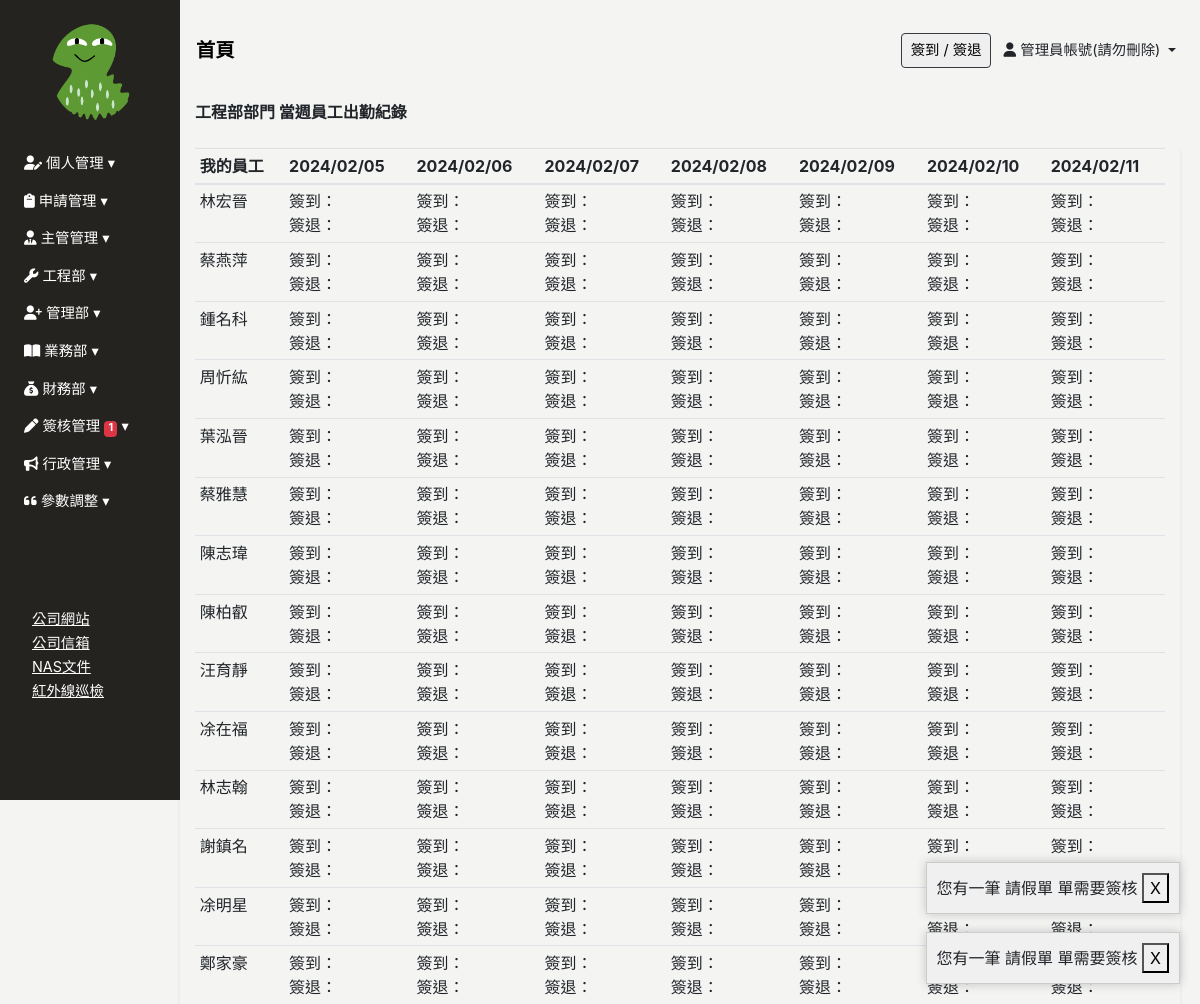
The page /director_Index (signed in) on the database its author committed.
### Backend/models.py (models this page shows, shortened)
class ModifiedModel(models.Model):
    modified_by = models.ForeignKey("Employee", on_delete=models.SET_NULL, null=True, blank=True)
    created_date = models.DateField(default=timezone.now,verbose_name='建立日期')
    update_date = models.DateField(auto_now=True, verbose_name='更新日期')
    class Meta:
        abstract = True

class Employee(ModifiedModel):
    GENDER_CHOICES = [
        ('M', '男'),
        ('F', '女'),
    ]
    BLOOD_TYPE_CHOICES = [
        ('A', 'A型'),
        ('B', 'B型'),
        ('AB','AB型'),
        ('O', 'O型'),
    ]
    MARITAL_STATUS_CHOICES = [
        ('M', '已婚'),
        ('S', '未婚'),
        ('D', '離異'),
    ]
    MILITARY_STATUS_CHOICES = [
        ('M', '義務役'),
        ('E', '免服役'),
        ('A', '替代役'),
    ]
    user = models.OneToOneField(User, null=True, blank=True, on_delete=models.CASCADE)
    profile_image = models.ImageField(upload_to='employee_profile/', blank=True, null=True, default='employee_profile/default_profile.png', verbose_name='員工照片')
    location_city = models.CharField(max_length=4, choices=LOCATION_CHOICES, null=True, blank=True, verbose_name='居住城市(用於計算)')
    uploaded_files = models.ManyToManyField(UploadedFile,blank=True,  related_name="userfile")
    annualleaves = models.ManyToManyField(AnnualLeave,blank=True,  related_name="AnnualLeave_user")
    full_name = models.CharField(max_length=30, null=True, blank=True, verbose_name='員工名稱')
    employee_id	 = models.CharField(max_length=30, blank=True,verbose_name='員工編號')
    departments = models.ForeignKey('Department', on_delete=models.SET_NULL, blank=True, null=True, related_name='employees', verbose_name='部門名稱')# 你可以通过department.employees.all()访问一个部门的所有员工。
    position = models.CharField(max_length=30, null=True, blank=True, verbose_name='職稱')
    phone_number = models.CharField(max_length=20, null=True, blank=True,verbose_name='手機號碼')
    contact_number = models.CharField(max_length=20, null=True, blank=True,verbose_name='聯絡電話(報價單顯示)')
    start_work_date = models.DateField(null=True, blank=True, verbose_name='到職日期')
    id_number = models.CharField(max_length=20, null=True, blank=True, verbose_name='身份證字號')
    birthday = models.DateField(null=True, blank=True, verbose_name='出生日期')
    gender = models.CharField(max_length=1, choices=GENDER_CHOICES, null=True, blank=True, verbose_name='性別')
    blood_type = models.CharField(max_length=2, choices=BLOOD_TYPE_CHOICES, null=True, blank=True, verbose_name='血型')
    birth_place = models.CharField(max_length=100, null=True, blank=True, verbose_name='出生地')
    marital_status = models.CharField(max_length=1, choices=MARITAL_STATUS_CHOICES, null=True, blank=True, verbose_name='婚姻狀況')
    military_status = models.CharField(max_length=1, choices=MILITARY_STATUS_CHOICES, null=True, blank=True, verbose_name='兵役狀況')
    permanent_address = models.CharField(max_length=50, null=True, blank=True, verbose_name='戶籍地址')
    current_address_city = models.CharField(max_length=50, null=True, blank=True, verbose_name='現居地址縣市')
    current_address = models.CharField(max_length=50, null=True, blank=True, verbose_name='現居地址')
    location = models.CharField(max_length=50, null=True, blank=True, verbose_name='所在地')
    company_email = models.EmailField(null=True, blank=True, verbose_name='公司E_Mail')
    personal_email = models.EmailField(null=True, blank=True, verbose_name='個人E_Mail(報價單顯示)')
    emergency_contact = models.CharField(max_length=50, null=True, blank=True, verbose_name='緊急聯絡人1')
    emergency_contact_relations = models.CharField(max_length=50, null=True, blank=True, verbose_name='關係1')
    emergency_contact_phone = models.CharField(max_length=20, null=True, blank=True, verbose_name='聯絡人電話1')
    default_salary = models.PositiveIntegerField(default=26000, null=True, blank=True, verbose_name="基本薪資")
    job_addition = models.PositiveIntegerField(default=0, null=True, blank=True, verbose_name="職務加給")
    phone_addition = models.PositiveIntegerField(default=0, null=True, blank=True, verbose_name="手機加給")
    certificates_addition = models.PositiveIntegerField(default=0, null=True, blank=True, verbose_name="證照加給")
    labor_protection = models.PositiveIntegerField(default=0, null=True, blank=True, verbose_name="勞保級距")
    health_insurance = models.PositiveIntegerField(default=0, null=True, blank=True, verbose_name="健保級距")
    labor_pension_moeny = models.PositiveIntegerField(default=6, null=True, blank=True, verbose_name="勞退級距")
    labor_pension = models.PositiveIntegerField(default=6, null=True, blank=True, verbose_name="勞退比例(%)")
    class Meta:
        verbose_name = "員工"   # 單數
        verbose_name_plural = verbose_name   #複數

class Department(ModifiedModel):
    COMPANY_CHOICES = [
        ('艾力克電機', '艾力克電機'),
        ('維景', '維景'),
    ]
    belong_to_company =models.CharField(max_length=20,choices=COMPANY_CHOICES, null=True, blank=True,verbose_name="所屬公司")
    parent_department  = models.ForeignKey('self',max_length=30,  on_delete=models.SET_NULL, null=True, blank=True, verbose_name='上層部門')
    department_name = models.CharField(max_length=30, null=True, blank=True,verbose_name='部門名稱')
    department_id = models.CharField(max_length=20, null=True, blank=True,verbose_name='部門編號')
    def get_all_subdepartments(self):
        subdepartments = []
        for subdepartment in Department.objects.filter(parent_department=self):
            subdepartments.append(subdepartment)
            subdepartments.extend(subdepartment.get_all_subdepartments())
        return subdepartments
    def get_all_employees(self):
        subdepartments = self.get_all_subdepartments()
        employees = Employee.objects.filter(departments__in=subdepartments, user__is_active=True)
        return employees
    class Meta:
        verbose_name = "部門"   # 單數
        verbose_name_plural = verbose_name   #複數

class SysMessage(models.Model):
    Target_user = models.ForeignKey("Employee", related_name="sys_messages", on_delete=models.SET_NULL, null=True, blank=True, verbose_name='顯示對象')
    content = models.TextField(verbose_name='內容')
    watch = models.BooleanField(default=False,verbose_name='已看過')
    class Meta:
        verbose_name = '系統消息'
        verbose_name_plural = verbose_name

### Frontend/views.py (the view)
# urls.py: path('director_Index', login_required(views.Director_Index.as_view()), name="director_Index"),
class Director_Index(View):
    def get(self,request):
        current_employee = request.user.employee
        current_department = current_employee.departments
        other_employees = convent_employee(current_department.get_all_employees())
        show_data=[]
        for employee in other_employees:
            employee['clock_data'] = get_weekly_clock_data(employee['id'])
            if show_data==[]:
                for date in  employee['clock_data'] :
                    show_data.append(date)
        context= {"other_employees":other_employees,"show_data":show_data}
        return render(request, 'index/director_Index.html',context)

### Frontend/templates/index/director_Index.html (shortened to what this page needs)
{% extends 'base/base_dashboard.html' %}
{% block import %}
{% load static%}
{% endblock %}
{% load custom_tags %}
{% block main %}
<div class="main">
    <div class="container font-weight-bold mb-4">{{ request.user.employee.departments.department_name }}部門 當週員工出勤紀錄</div>
    <div class="container shadow-sm table-responsiv">
        <table class="table table-sm table-hover">
            <thead>
                <tr class="text-nowrap">
                    <th>我的員工</th>
                        {% for date in show_data %}
                            <th>{{ date.day }}</th>
                        {% endfor %}
                </tr>
            </thead>
            <tbody>
                {% for e in other_employees %}
                <tr>
                    <td>{{ e.full_name }}</td>
                    {% for date in e.clock_data %}
                    <td>
                        簽到：{{ date.checkin }}<br>
                        簽退：{{date.checkout}}
                    </td>
                    {% endfor %}
                </tr>
                {% endfor %}
            </tbody>
        </table>
    </div>
</div>
{% endblock %}

### Frontend/templates/base/base_dashboard.html (shortened to what this page needs)
<!DOCTYPE html>
<html lang="zh-Hant">
<head>
    <link rel="stylesheet" href="https://stackpath.bootstrapcdn.com/bootstrap/4.2.1/css/bootstrap.min.css"
>
    <link rel="stylesheet" href="https://cdnjs.cloudflare.com/ajax/libs/font-awesome/6.4.0/css/all.min.css">
    <link href="https://unpkg.com/bootstrap-table@1.22.1/dist/bootstrap-table.min.css" rel="stylesheet">
    <link href="https://cdn.rawgit.com/harvesthq/chosen/gh-pages/chosen.min.css" rel="stylesheet" />
    {% load static%}
    <link rel="stylesheet" href="{% static 'css/base/base.css' %}">
    <link rel="stylesheet" href="{% static 'css/index/index-login.css' %}">
    <link href="https://cdn.jsdelivr.net/npm/select2@4.1.0-rc.0/dist/css/select2.min.css" rel="stylesheet" />
</head>
<body>
    {% include 'base/sidebar.html' %}
    {% include 'base/header.html' %}
    {% block main %}
    {% endblock %}
    {% for sys_message in sys_messages %}
    <div class="sys-message-popup" data-message-id="{{ sys_message.id }}" style="bottom: {{ sys_message.bottom }}px;">
        <span id="sys-message-content">{{ sys_message.content }}</span>
        <button class="sys-close-button">X</button>
    </div>
    {% endfor %}
</body>
<link href="https://cdn.jsdelivr.net/npm/sweetalert2@11.7.16/dist/sweetalert2.min.css
" rel="stylesheet">
</html>

### Frontend/templates/base/sidebar.html (shortened to what this page needs)
{% load tz %}
{% load custom_tags %}
{% load static%}
<div class="sidebar pl-2 collapse width show" id="sidebarCollapse">
    <div class="sidebar-img w-50 mx-auto pt-4">
        <img src="{{ request.user.employee.profile_image.url }}" class="img-fluid" style="border-radius: 50%;object-fit: cover;" >
    </div>
    <ul class="nav flex-column mt-4" id="sidebarMenu">
        <li class="nav-item">
            <a class="nav-link collapsed" href="#" data-target="#calendarCollapse" data-toggle="collapse">
                <i class="fa-solid fa-user-pen" style="color: #ffffff;"></i> 個人管理
            </a>
        </li>
        <li class="nav-item">
            <a class="nav-link collapsed" href="#" data-target="#applicationCollapse" data-toggle="collapse">
                <i class="fa-solid fa-clipboard" style="color: #ffffff;"></i> 申請管理
            </a>
        </li>
        {% if user|in_group_T_or_F:"主管" or pass_test_func %}
        <li class="nav-item">
            <a class="nav-link collapsed" href="#" data-target="#directorCollapse" data-toggle="collapse"
                aria-expanded="false" aria-controls="directorCollapse">
                <i class="fa-solid fa-user-tie" style="color: #ffffff;"></i> 主管管理
            </a>
        </li>
        {% endif %}
        {% if user|in_group_T_or_F:"工程" or pass_test_func %}
        <li class="nav-item">
            <a class="nav-link collapsed" href="#" data-target="#engineerCollapse" data-toggle="collapse"
                aria-expanded="false" aria-controls="engineerCollapse">
                <i class="fa-solid fa-wrench" style="color: #ffffff;"></i> 工程部
            </a>
        </li>
        {% endif %}
        {% if user|in_group_T_or_F:"簽核流程管理" or user|in_group_T_or_F:"管理部" or user|in_group_T_or_F:"員工出勤" or pass_test_func %}
        <li class="nav-item">
            <a class="nav-link collapsed" href="#" data-target="#personnelCollapse" data-toggle="collapse"
                aria-expanded="false" aria-controls="personnelCollapse">
                <i class="fa-solid fa-user-plus" style="color: #ffffff;"></i> 管理部
            </a>
        </li>
        {% endif %}
        {% if user|in_group_T_or_F:"業務" or pass_test_func %}
        <li class="nav-item">
            <a class="nav-link collapsed" href="#" data-target="#salesCollapse" data-toggle="collapse"
                aria-expanded="false" aria-controls="salesCollapse">
                <i class="fa-solid fa-book-open" style="color: #ffffff;"></i> 業務部
            </a>
        </li>
        {% endif %}
        {% if user|in_group_T_or_F:"財務部" or pass_test_func %}
        <li class="nav-item">
            <a class="nav-link collapsed" href="#financialCollapse" data-toggle="collapse" aria-expanded="false"
                aria-controls="financialCollapse">
                <i class="fa-solid fa-sack-dollar" style="color: #ffffff;"></i> 財務部
            </a>
        </li>
        {% endif %}
        <li class="nav-item">
            <a class="nav-link collapsed" href="#approvalCollapse" data-toggle="collapse" aria-expanded="false"
                aria-controls="approvalCollapse">
                <i class="fa-solid fa-pen" style="color: #ffffff;"></i> 簽核管理
                {% if approval_count > 0 %}
                <span class="badge badge-danger">{{ approval_count }}</span>
                {% endif %}
            </a>
        </li>
        {% if user|in_group_T_or_F:"公告" or pass_test_func %}
        <li class="nav-item">
            <a class="nav-link collapsed" href="#newsCollapse" data-toggle="collapse" aria-expanded="false"
                aria-controls="newsCollapse">
                <i class="fa-solid fa-bullhorn" style="color: #ffffff;"></i> 行政管理
            </a>
        </li>
        {% endif %}
        {% if pass_test_func or  user|in_group_T_or_F:"參數管理"  %}
        <li class="nav-item">
            <a class="nav-link collapsed" href="#OP" data-toggle="collapse" aria-expanded="false" aria-controls="OP">
                <i class="fa-solid fa-quote-left" style="color: #ffffff;"></i> 參數調整
            </a>
        </li>
        {% endif %}
        <li class="nav-item" style="margin-top: 50%;">
            <ul class="nav flex-column ml-4">
                <li>
                    <a href="https://web.hocom.tw/h/index?key=aqurz" type="button" style="text-decoration: underline;">公司網站</a>
                </li>
                <li>
                    <a href="http://211.75.230.86/webmail-cgi/XwebMail?_task=login&_remove=1" type="button" style="text-decoration: underline;">公司信箱</a>
                </li>
                <li>
                    <a href="https://211.75.230.87:5001/#/signin" type="button" style="text-decoration: underline;">NAS文件</a>
                </li>
                <li>
                    <a href="https://www.wgi.tw:5557/logout" type="button" style="text-decoration: underline;">紅外線巡檢</a>
                </li>
            </ul>
        </li>
    </ul>
</div>

### Frontend/templates/base/header.html (shortened to what this page needs)
<header class="d-flex justify-content-between align-items-center px-3">
    <div>
        <a href="{% url 'index' %}" style="color: #000; text-decoration: none;">
            <span class="font-weight-bold" style="font-size: clamp(1rem, 2vw, 1.2rem);">
                首頁
            </span>
        </a>
    </div>
    <div>
        <button type="button" class="display-none border border-dark rounded mr-2" data-toggle="modal" data-target="#clock-inout" @click="catchDateTime">
            簽到 / 簽退
        </button>
        <span class="display-none dropdown-toggle mr-2 employee_full_name" data-toggle="dropdown">
            <i class="fa-solid fa-user"></i> {{ request.user.employee.full_name }}
        </span>
    </div>
</header>
{% load static %}

### rows shown on the page
Employee: full_name "林宏晉"
Employee: full_name "蔡燕萍"
Employee: full_name "鍾名科"
Employee: full_name "周忻紘"
Employee: full_name "葉泓晉"
Employee: full_name "蔡雅慧"
Employee: full_name "陳志瑋"
Employee: full_name "陳柏叡"
Employee: full_name "汪育靜"
Employee: full_name "凃在福"
Employee: full_name "林志翰"
Employee: full_name "謝鎮名"
Employee: full_name "凃明星"
Employee: full_name "鄭家豪"
SysMessage: content "您有一筆 請假單 單需要簽核"
SysMessage: content "您有一筆 請假單 單需要簽核"

### other values the page prints
{{ approval_count }} "1"
{{ request.user.employee.full_name }} "管理員帳號(請勿刪除)"
{{ request.user.employee.departments.department_name }} "工程部"
{{ date.day }} "2024/02/05" "2024/02/06" "2024/02/07" "2024/02/08" "2024/02/09" "2024/02/10" "2024/02/11"
